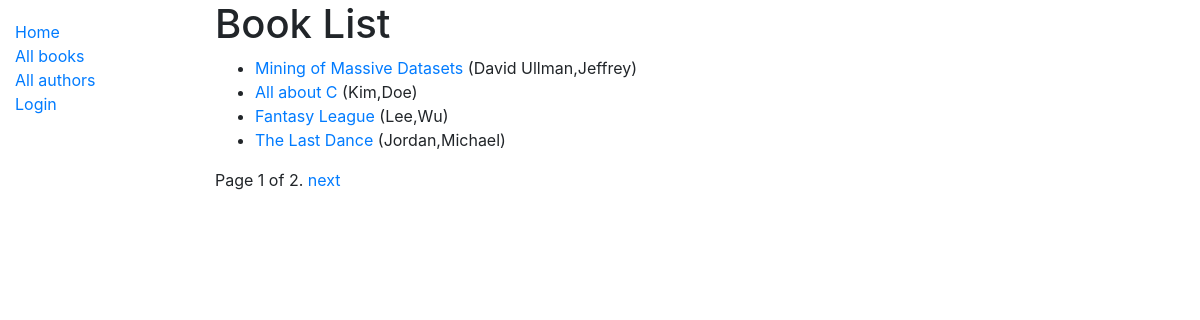
/catalog/books/, run on the app's committed database.
### catalog/models.py (models this page shows, shortened)
class Book(models.Model):
    title = models.CharField(max_length=200)
    author = models.ForeignKey('Author',on_delete=models.SET_NULL, null=True)
    summary = models.TextField(max_length=1000, help_text = '13 Character <a href="https://www.isbn-international.org/content/what-isbn">ISBN number</a>')
    genre = models.ManyToManyField(Genre, help_text = 'Select a genre for this book')
    language = models.ForeignKey('Language',on_delete=models.SET_NULL, null=True)
    def get_absolute_url(self):
        return reverse('book-detail', args=[str(self.id)])

class Author(models.Model):
    first_name = models.CharField(max_length=100)
    last_name = models.CharField(max_length=100)
    date_of_birth = models.DateField(null=True, blank = True)
    date_of_death = models.DateField('Died',null=True, blank = True)
    class Meta:
        ordering = ['last_name', 'first_name']
        permissions = (("can_mark_returned", "Set book as returned"),)
    def __str__(self):
        return f'{self.last_name},{self.first_name}'

### catalog/views.py (the view)
# urls.py: path('books/', views.BookListView.as_view(), name='books'),
class BookListView(generic.ListView):
    model = Book
    '''
    get_query_set() methd override-> change record's list
    def get_queryset(self):
        return Book.objects.filter(title__icontains='Data')[:5] #Get 5 books containing the title Data

    or we could override get_context_data() -> pass extra context parameters at template
    def get_context_data(self, **kwargs):
        context = super(BookListView, self).get_contect_data(**kwargs)
        context['some_data'] = 'This is just some data'
        return context
    #follows certain patterns 1. Bring original context from super class 2.Add new context info 3. Return updated context
    '''
    paginate_by = 4    #pagination : if you get 10 or more records, view will start pagination, we can access page2 by using URL = /catalog/books/?page=2

### catalog/templates/catalog/book_list.html
{% extends "base_generic.html" %}
{% block content %}
  <h1>Book List</h1>
  {% if book_list %}
  <ul>
    {% for book in book_list %}
      <li>
        <a href="{{ book.get_absolute_url }}">{{ book.title }}</a> ({{book.author}})
      </li>
    {% endfor %}
  </ul>
  {% else %}
    <p>There are no books in the library.</p>
  {% endif %}
{% endblock %}

### data on the page
Book: title "Mining of Massive Datasets", author "David Ullman,Jeffrey"
Book: title "All about C", author "Kim,Doe"
Book: title "Fantasy League", author "Lee,Wu"
Book: title "The Last Dance", author "Jordan,Michael"

### other printed values
{{ page_obj.number }} "1"
{{ page_obj.paginator.num_pages }} "2"
